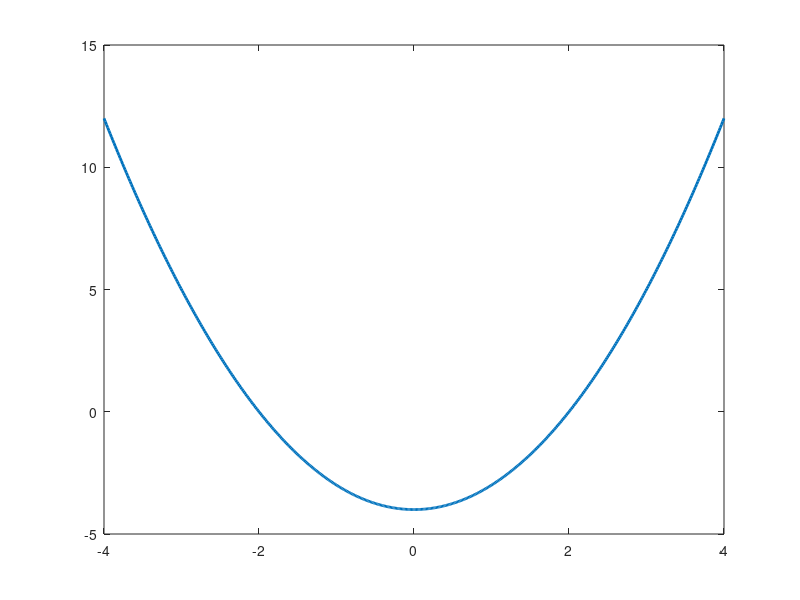

This figure's MATLAB source: (Note: this script raises an error after producing the figure.)
clc; clear; close all;

f = @(x) x.^2 - 4;
df = @(x) 2*x;

x = linspace(-4,4,500);

plot(x,f(x),'LineWidth',2)
hold on

yline(0,'k--')

xlabel('x')
ylabel('f(x)')
hold on

% First estimate
root_estimate = 3;

plot(root_estimate, 0, 'ro')

% Improving the estimate with Newton-Raphson
root_estimate = root_estimate - f(root_estimate)/df(root_estimate);
plot(root_estimate, 0, 'bo')
